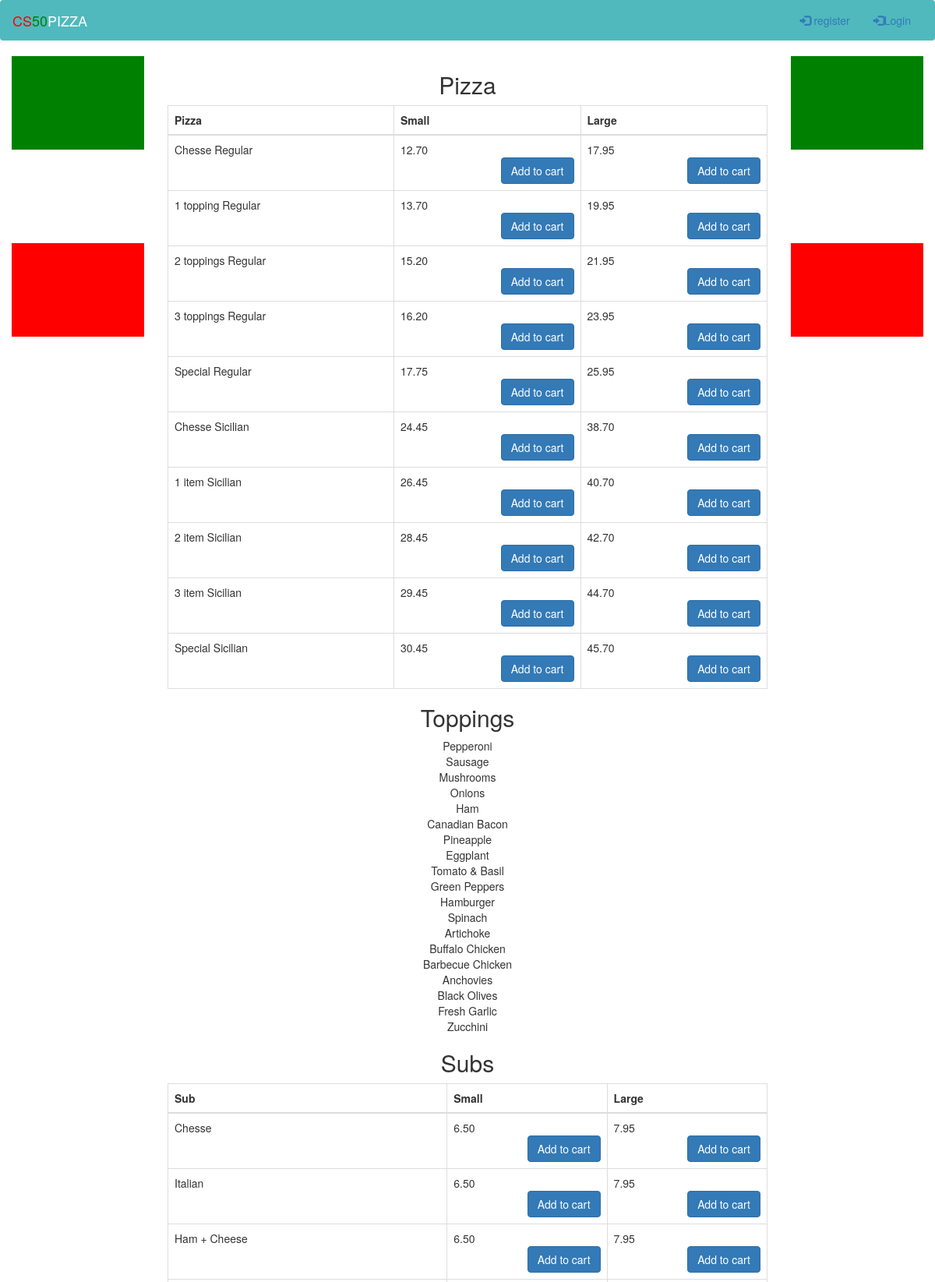
The page / (upper part) on the database its author committed.
### orders/models.py (models this page shows, shortened)
class Pizza(models.Model):
    dish = models.CharField(max_length=60)
    pizza_type = models.CharField(
        max_length=10, choices=[('Regular', 'Regular'), ('Sicilian', 'Sicilian')])
    price_small = models.FloatField()
    price_large = models.FloatField()
    Toppings = models.IntegerField(default=0, validators=[MinValueValidator(0), MaxValueValidator(5)])

class Toppings(models.Model):
    topping = models.CharField(max_length=60)

class Subs(models.Model):
    sub_name = models.CharField(max_length=60)
    price_small = models.FloatField()
    price_large = models.FloatField()

### orders/views.py (the view)
# urls.py: path("", views.home, name="home")
def home(request):
    context = {
        'pizzas' : Pizza.objects.all(),
        'pastas' : Pasta.objects.all(),
        'subs' : Subs.objects.all(),
        'salads' : Salads.objects.all(),
        'toppings' : Toppings.objects.all(),
        'dinnerplatters' : DinnerPlatter.objects.all()
    }
    return render(request, "orders/index.html", context)

### orders/templates/orders/index.html (shortened to what this page needs)
{% extends "orders/base.html" %}
{% block content%}
<div>
    <div>
        <h2 style="text-align: center;"> Pizza </h2>
       <table class="table table-bordered">
           <thead>
            <tr>
                <th>Pizza</th>
                <th>Small</th>
                <th>Large</th>
            </tr>
            </thead>
            {% for pizza in pizzas %}
                <tr>
                    <td>{{ pizza.dish }} {{ pizza.pizza_type }} </td>
                    <td> {{ pizza.price_small |floatformat:2 }}
                        <div class='pop-up'>
                            <button type="button" class="btn btn-primary pull-right" data-toggle="modal" data-target="#{{pizza.id}}">
                                Add to cart
                            </button>
                        </div>
                    </td>
                    <td> {{ pizza.price_large |floatformat:2 }}
                        <div class="pop-up">
                            <button type="button" class="btn btn-primary pull-right" data-toggle="modal" data-target="#{{pizza.id}}l">
                                Add to cart
                            </button>
                        </div>
                    </td>
                </tr>
            {% endfor%}
       </table>
    </div>
    <div style="text-align: center;">
        <h2>Toppings</h2>
        {% for top in toppings %}
            {{ top.topping }} <br>
        {% endfor %}
    </div>
    <div>
        <h2 style="text-align: center;"> Subs </h2>
        <table class="table table-bordered">
            <thead>
            <tr>
                <th>Sub</th>
                <th>Small</th>
                <th>Large</th>
            </tr>
            </thead>
            {% for sub in subs %}
            <tr>
                <td>{{ sub.sub_name }} </td>
                <td> {{ sub.price_small|floatformat:2 }}
                    <div class='pop-up'>
                        <button type="button" class="btn btn-primary pull-right" data-toggle="modal" data-target="#{{sub.id}}sub">
                            Add to cart
                        </button>
                    </div>
                </td>
                <td> {{ sub.price_large|floatformat:2 }}
                    <div class='pop-up'>
                        <button type="button" class="btn btn-primary pull-right" data-toggle="modal" data-target="#{{sub.id}}subl">
                            Add to cart
                        </button>
                    </div>
                </td>
            </tr>
            {% endfor%}
        </table>
    </div>
</div>
{% endblock%}

### orders/templates/orders/base.html (shortened to what this page needs)
<!DOCTYPE html>
<html lang="en">
<head>
    <link rel="stylesheet" href="https://maxcdn.bootstrapcdn.com/bootstrap/3.4.1/css/bootstrap.min.css">
    <link rel="stylesheet" src="static/styles.css">
</head>
<body>
    <nav class="navbar navbar-ligh" style="background-color: #50b9bd;">
        <div class="container-fluid">
            <div class="navbar-header">
                <a class="navbar-brand" style="text-align: center;" href="#"><span style="color:red;">CS</span><span style="color:green;">50</span><span style="color:white;">PIZZA</span></a>
            </div>
            <div class="collapse navbar-collapse" id="myNavbar">
                {% if user.is_authenticated %}
                <ul class="nav navbar-nav">
                    <li class="active"><a href="{% url 'home' %}">Home</a></li>
                    <li><a href="#">Search</a></li>
                </ul>
                <ul class="nav navbar-nav navbar-right">
                    <li><a href="{% url 'logout' %}"><span class="glyphicon glyphicon-log-in"></span>Logout</a></li>
                </ul>
                {% else%}
                <ul class="nav navbar-nav navbar-right">
                    <li><a href="{% url 'register' %}"><span class="glyphicon glyphicon-log-in"></span> register</a>
                    </li>
                    <li><a href="{% url 'login' %}"><span class="glyphicon glyphicon-log-in"></span>Login</a></li>
                </ul>
            </div>
                {% endif%}
        </div>
    </nav>
    <div class="container-fluid text-center">
        <div class="row content">
            <div class="col-sm-2 sidenav">
                <div style="width: 100%; height: 120px; background-color:green;">
                </div>
                <div style="width: 100%; height: 120px; background-color:white;">
                </div>
                <div style="width: 100%; height: 120px; background-color: red;">
                </div>
            </div>
            <div class="col-sm-8 text-left">
                {% block content %}
                {% endblock%}
            </div>
            <div class="col-sm-2 sidenav">
                <div style="width: 100%; height: 120px; background-color:green;">
                </div>
                <div style="width: 100%; height: 120px; background-color:white;">
                </div>
                <div style="width: 100%; height: 120px; background-color: red;">
                </div>
            </div>
        </div>
    </div>
</body>
</html>

### rows shown on the page
Pizza: dish "Chesse", pizza_type "Regular", price_small "12.70", price_large "17.95"
Pizza: dish "1 topping", pizza_type "Regular", price_small "13.70", price_large "19.95"
Pizza: dish "2 toppings", pizza_type "Regular", price_small "15.20", price_large "21.95"
Pizza: dish "3 toppings", pizza_type "Regular", price_small "16.20", price_large "23.95"
Pizza: dish "Special", pizza_type "Regular", price_small "17.75", price_large "25.95"
Pizza: dish "Chesse", pizza_type "Sicilian", price_small "24.45", price_large "38.70"
Pizza: dish "1 item", pizza_type "Sicilian", price_small "26.45", price_large "40.70"
Pizza: dish "2 item", pizza_type "Sicilian", price_small "28.45", price_large "42.70"
Pizza: dish "3 item", pizza_type "Sicilian", price_small "29.45", price_large "44.70"
Pizza: dish "Special", pizza_type "Sicilian", price_small "30.45", price_large "45.70"
Toppings: topping "Pepperoni"
Toppings: topping "Sausage"
Toppings: topping "Mushrooms"
Toppings: topping "Onions"
Toppings: topping "Ham"
Toppings: topping "Canadian Bacon"
Toppings: topping "Pineapple"
Toppings: topping "Eggplant"
Toppings: topping "Tomato & Basil"
Toppings: topping "Green Peppers"
Toppings: topping "Hamburger"
Toppings: topping "Spinach"
Toppings: topping "Artichoke"
Toppings: topping "Buffalo Chicken"
Toppings: topping "Barbecue Chicken"
Toppings: topping "Anchovies"
Toppings: topping "Black Olives"
Toppings: topping "Fresh Garlic"
Toppings: topping "Zucchini"
Subs: sub_name "Chesse", price_small "6.50", price_large "7.95"
Subs: sub_name "Italian", price_small "6.50", price_large "7.95"
Subs: sub_name "Ham + Cheese", price_small "6.50", price_large "7.95"
